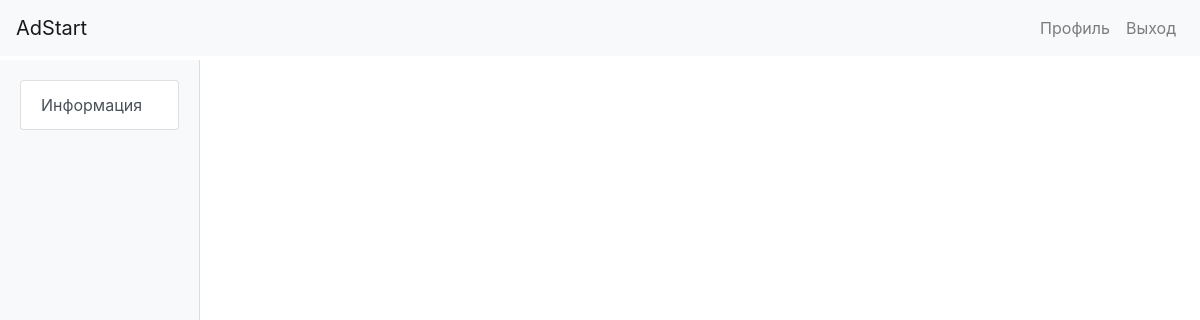
/content/articles/ (signed in), run on an earlier commit of the app's database.
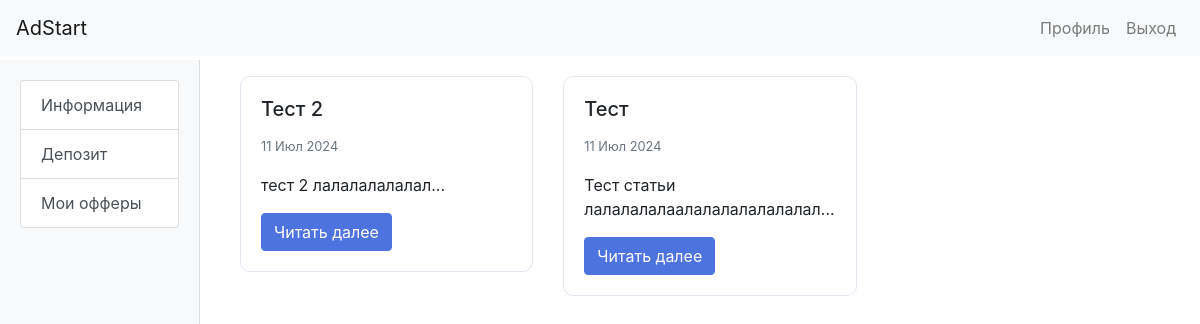
And on a later commit of the database.
### content/models.py (models this page shows, shortened)
class Article(models.Model):
    title = models.CharField(max_length=255, verbose_name='Заголовок')
    content = models.TextField(verbose_name='Контент')
    image = models.ImageField(upload_to='articles/', blank=True, null=True, verbose_name='Изображение')
    created_at = models.DateTimeField(auto_now_add=True, verbose_name='Дата создания')
    def get_excerpt(self, num_words=200):
        words = self.content.split()[:num_words]
        return ' '.join(words) + '...'
    class Meta:
        verbose_name = 'Статья'
        verbose_name_plural = 'Статьи'

### content/views.py (the view)
# urls.py: path('articles/', views.article_list, name='article_list'),
def article_list(request):
    articles = Article.objects.all().order_by('-created_at')
    return render(request, 'content/article_list.html', {'articles': articles})

### user_accounts/templatetags/custom_tags.py (called while the page is built)
@register.inclusion_tag('user_accounts/menu.html', takes_context=True)
def load_menu(context):
    user = context['user']
    advertiser_profile = None
    webmaster_profile = None
    if user.is_authenticated:
        try:
            advertiser_profile = Advertiser.objects.get(user=user)
        except Advertiser.DoesNotExist:
            pass
        try:
            webmaster_profile = Webmaster.objects.get(user=user)
        except Webmaster.DoesNotExist:
            pass
    return {
        'user': user,
        'advertiser_profile': advertiser_profile,
        'webmaster_profile': webmaster_profile,
    }

### user_accounts/templates/content/article_list.html (shortened to what this page needs)
{% extends "base.html" %}
{% block content %}
<div class="row">
    {% for article in articles %}
        <div class="col-md-4 mb-4">
            <div class="card">
                <div class="card-body">
                    <h5 class="card-title">{{ article.title }}</h5>
                    <p class="card-text"><small class="text-muted">{{ article.created_at|date:"d M Y" }}</small></p>
                    <p class="card-text">{{ article.get_excerpt }}</p>
                    <a href="{% url 'article_detail' article.pk %}" class="btn btn-primary">Читать далее</a>
                </div>
            </div>
        </div>
    {% endfor %}
</div>
{% endblock %}

### user_accounts/templates/base.html (shortened to what this page needs)
<!DOCTYPE html>
<html lang="ru">
<head>
    <link href="https://stackpath.bootstrapcdn.com/bootstrap/4.5.2/css/bootstrap.min.css" rel="stylesheet">
    <link rel="stylesheet" href="https://cdnjs.cloudflare.com/ajax/libs/font-awesome/5.15.4/css/all.min.css">
</head>
<body>
    <nav class="navbar navbar-expand-lg navbar-light bg-light">
        <a class="navbar-brand" href="#">AdStart</a>
        <div class="collapse navbar-collapse">
            <ul class="navbar-nav ml-auto">
                {% if user.is_authenticated %}
                    <li class="nav-item">
                        <a class="nav-link" href="{% url 'profile' %}">Профиль</a>
                    </li>
                    <li class="nav-item">
                        <a class="nav-link" href="{% url 'logout' %}">Выход</a>
                    </li>
                {% endif %}
            </ul>
        </div>
    </nav>
    <div class="sidebar">
        {% load custom_tags %}
        {% load_menu %}
    </div>
    <div class="content">
        {% block content %}{% endblock %}
    </div>
</body>
</html>

### user_accounts/templates/user_accounts/menu.html (shortened to what this page needs)
<div class="list-group">
    <a href="{% url 'article_list' %}" class="list-group-item list-group-item-action">Информация</a>
    {% if user.is_authenticated %}
        {% if advertiser_profile %}
            {% if advertiser_profile.partner_card.is_approved %}
                <a href="{% url 'view_partner_card' %}" class="list-group-item list-group-item-action">Депозит</a>
                <a href="{% url 'advertiser_offers' %}" class="list-group-item list-group-item-action">Мои офферы</a>
            {% else %}
                <a href="{% url 'edit_partner_card' %}" class="list-group-item list-group-item-action">Карточка партнера</a>
            {% endif %}
        {% endif %}
    {% endif %}
</div>

### user_accounts/templates/base.html (style rules this page uses)
.card-body { padding: 0.5rem 0.75rem; }
.sidebar { position: fixed; top: 60px; left: 0; width: 200px; height: 100%; padding: 20px; background-color: #f8f9fa; border-right: 1px solid #ddd; }
.content { margin-left: 220px; padding: 20px; }
.card { border: 1px solid #e3e6f0; border-radius: 10px; }
.card-body { padding: 20px; }
.btn-primary { background-color: #4e73df; border-color: #4e73df; }

What changed in the data, as far as the page shows it:
added Article: title "Тест 2", created_at "11 Июл 2024", get_excerpt "тест 2 лалалалалалал..."
added Article: title "Тест", created_at "11 Июл 2024", get_excerpt "Тест статьи лалалалалаалалалалалалалал..."
Also different on the page:
text now shown: "Депозит Мои офферы"
